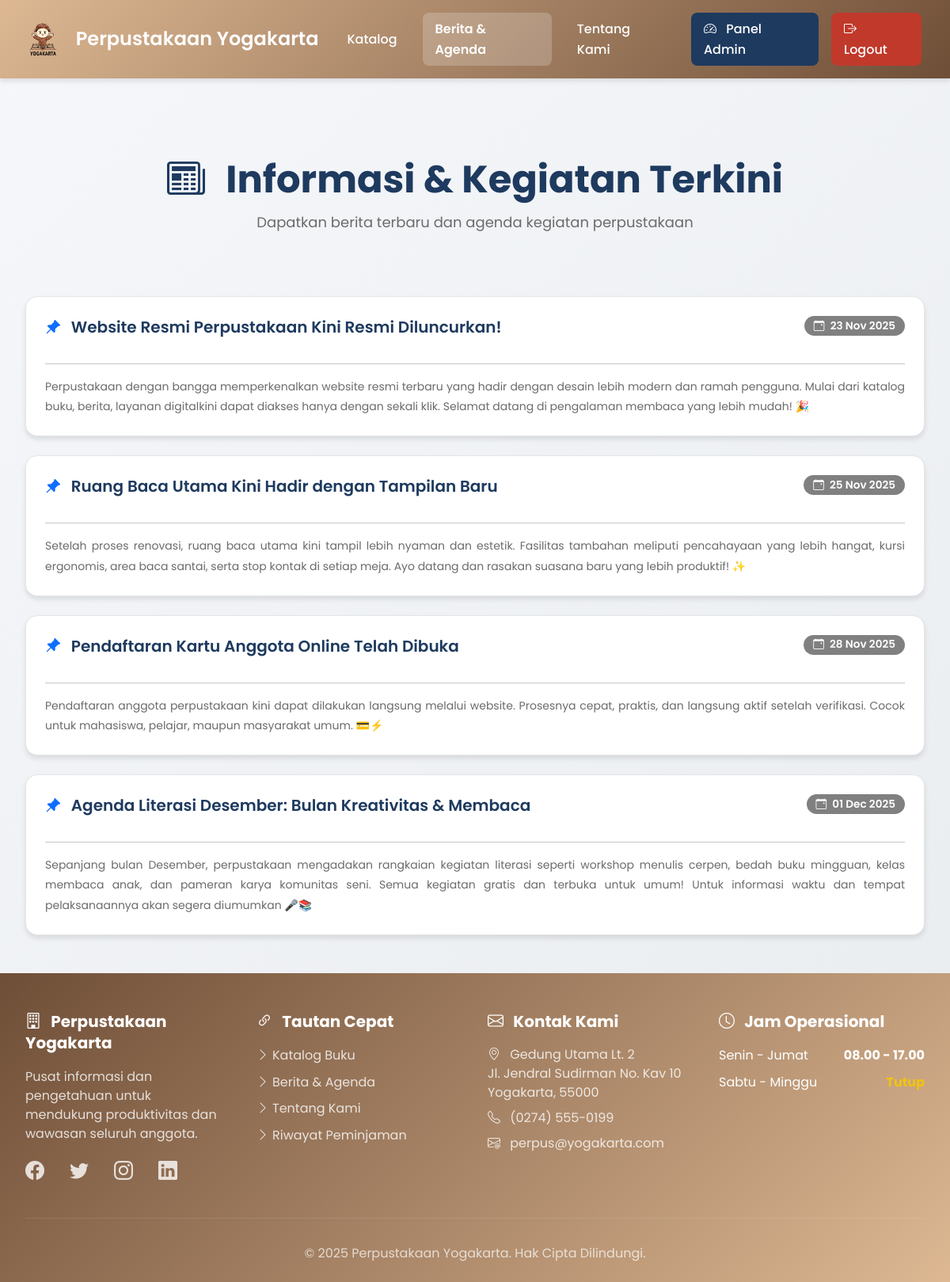
/berita.php (signed in), run on the app's committed database.
### tables this page shows
CREATE TABLE `news` (
  `id` int(11) NOT NULL,
  `judul` varchar(200) NOT NULL,
  `isi_berita` text NOT NULL,
  `tanggal` date DEFAULT curdate(),
  `created_at` timestamp NOT NULL DEFAULT current_timestamp()
);

### berita.php (the view, shortened to what this page needs)
<?php
require_once 'config/database.php';
$berita = $pdo->query("SELECT * FROM news ORDER BY created_at DESC")->fetchAll();
?>
<!DOCTYPE html>
<html lang="id">
<head>
    <link href="https://cdn.jsdelivr.net/npm/bootstrap@5.3.0/dist/css/bootstrap.min.css" rel="stylesheet">
    <link rel="stylesheet" href="https://cdn.jsdelivr.net/npm/bootstrap-icons@1.11.0/font/bootstrap-icons.css">
    <link rel="stylesheet" href="assets/css/style.css">
</head>
<body>
    <?php include 'includes/navbar_user.php'; ?>
    <div class="container my-5">
        <div class="page-header fade-in-up">
            <h1>
                <i class="bi bi-newspaper me-3"></i>
                Informasi & Kegiatan Terkini
            </h1>
            <p>Dapatkan berita terbaru dan agenda kegiatan perpustakaan</p>
        </div>
        <?php if(count($berita) > 0): ?>
            <div class="row g-4">
                <?php foreach($berita as $row): ?>
                <div class="col-md-12 fade-in-up">
                    <div class="card">
                        <div class="card-body p-4">
                            <div class="d-flex justify-content-between align-items-start mb-3">
                                <h2 class="card-title mb-0">
                                    <i class="bi bi-pin-angle-fill text-primary me-2"></i>
                                    <?= htmlspecialchars($row['judul']) ?>
                                </h2>
                                <span class="badge bg-secondary">
                                    <i class="bi bi-calendar-event me-1"></i>
                                    <?= date('d M Y', strtotime($row['tanggal'])) ?>
                                </span>
                            </div>
                            <hr>
                            <p class="card-text" style="line-height: 1.8; text-align: justify;">
                                <?= nl2br(htmlspecialchars($row['isi_berita'])) ?>
                            </p>
                        </div>
                    </div>
                </div>
                <?php endforeach; ?>
            </div>
        <?php endif; ?>
    </div>
    <?php include 'includes/footer.php'; ?>
</body>
</html>

### assets/css/style.css (style rules this page uses)
:root { --tan: #ddb893; --coffee: #6f4e37; --slate-gray: #7c98b3; --space-cadet: #1e3a5f; --black-100: #1a1a1a; --black-90: #2d2d2d; --black-85: #373737; --black-75: #4d4d4d; --gray-60: #6b6b6b; --gray-50: #808080; --gray-40: #999999; --gray-30: #b3b3b3; --gray-20: #cccccc; --gray-10: #e6e6e6; --white: #ffffff; --success: #27ae60; --warning: #f1c40f; --error: #c0392b; --shadow-sm: 0 2px 4px rgba(0, 0, 0, 0.1); --shadow-md: 0 4px 6px rgba(0, 0, 0, 0.1); --shadow-lg: 0 10px 15px rgba(0, 0, 0, 0.1); --shadow-xl: 0 20px 25px rgba(0, 0, 0, 0.15); --radius-sm: 8px; --radius-md: 12px; --radius-lg: 15px; --radius-xl: 20px; --radius-full: 9999px; --space-xs: 0.5rem; --space-sm: 1rem; --space-md: 1.5rem; --space-lg: 2rem; --space-xl: 3rem; }
* { margin: 0; padding: 0; box-sizing: border-box; }
body { font-family: "Poppins", sans-serif; background: linear-gradient(135deg, #f5f7fa 0%, #e9ecef 100%); color: var(--black-90); line-height: 1.6; min-height: 100vh; display: flex; flex-direction: column; font-size: 16px; }
h1, .h1 { font-size: 3rem; font-weight: 700; line-height: 1.33; letter-spacing: 0; margin-bottom: var(--space-md); }
h2, .h2 { font-size: 2.5rem; font-weight: 700; line-height: 1.3; margin-bottom: var(--space-md); }
p, .body-text { font-size: 1rem; font-weight: 400; line-height: 1.5; margin-bottom: var(--space-sm); }
.container { max-width: 1200px; margin: 0 auto; padding: 0 var(--space-lg); flex: 1; }
.page-header { text-align: center; padding: var(--space-xl) 0; margin-bottom: var(--space-lg); }
.page-header h1 { color: var(--space-cadet); margin-bottom: var(--space-xs); }
.page-header p { font-size: 1.125rem; color: var(--gray-60); margin-bottom: 0; }
.card { background: var(--white); border-radius: var(--radius-lg); box-shadow: var(--shadow-md); overflow: hidden; transition: all 0.3s ease; display: flex; flex-direction: column; border: 1px solid var(--gray-10); }
.card-body { padding: var(--space-md); flex: 1; display: flex; flex-direction: column; }
.card-title { font-size: 1.25rem; font-weight: 600; color: var(--space-cadet); margin-bottom: var(--space-xs); line-height: 1.4; }
.card-text { color: var(--gray-60); font-size: 0.875rem; margin-bottom: var(--space-sm); flex: 1; }
.badge { display: inline-block; padding: 0.35rem 0.75rem; border-radius: var(--radius-full); font-size: 0.85rem; font-weight: 600; }
.badge.bg-secondary { background: var(--gray-50) !important; color: var(--white); }
.fade-in-up { animation: fadeInUp 0.6s ease; }
.text-primary { color: var(--slate-gray); }
.mb-0 { margin-bottom: 0; }
.mb-3 { margin-bottom: var(--space-md); }
.my-5 { margin-top: var(--space-xl); margin-bottom: var(--space-xl); }

### data on the page
news: judul "Website Resmi Perpustakaan Kini Resmi Diluncurkan!", tanggal "23 Nov 2025", isi_berita "Perpustakaan dengan bangga memperkenalkan website resmi terbaru yang hadir dengan desain lebih modern dan ramah pengguna. Mulai dari katalog buku, berita, layanan digitalkini dapat diakses hanya dengan sekali klik. Selamat datang di pengalaman membaca yang lebih mudah! 🎉"
news: judul "Ruang Baca Utama Kini Hadir dengan Tampilan Baru", tanggal "25 Nov 2025", isi_berita "Setelah proses renovasi, ruang baca utama kini tampil lebih nyaman dan estetik. Fasilitas tambahan meliputi pencahayaan yang lebih hangat, kursi ergonomis, area baca santai, serta stop kontak di setiap meja. Ayo datang dan rasakan suasana baru yang lebih produktif! ✨"
news: judul "Pendaftaran Kartu Anggota Online Telah Dibuka", tanggal "28 Nov 2025", isi_berita "Pendaftaran anggota perpustakaan kini dapat dilakukan langsung melalui website. Prosesnya cepat, praktis, dan langsung aktif setelah verifikasi. Cocok untuk mahasiswa, pelajar, maupun masyarakat umum. 💳⚡"
news: judul "Agenda Literasi Desember: Bulan Kreativitas & Membaca", tanggal "01 Dec 2025", isi_berita "Sepanjang bulan Desember, perpustakaan mengadakan rangkaian kegiatan literasi seperti workshop menulis cerpen, bedah buku mingguan, kelas membaca anak, dan pameran karya komunitas seni. Semua kegiatan gratis dan terbuka untuk umum! Untuk informasi waktu dan tempat pelaksanaannya akan segera diumumkan 🎤📚"
